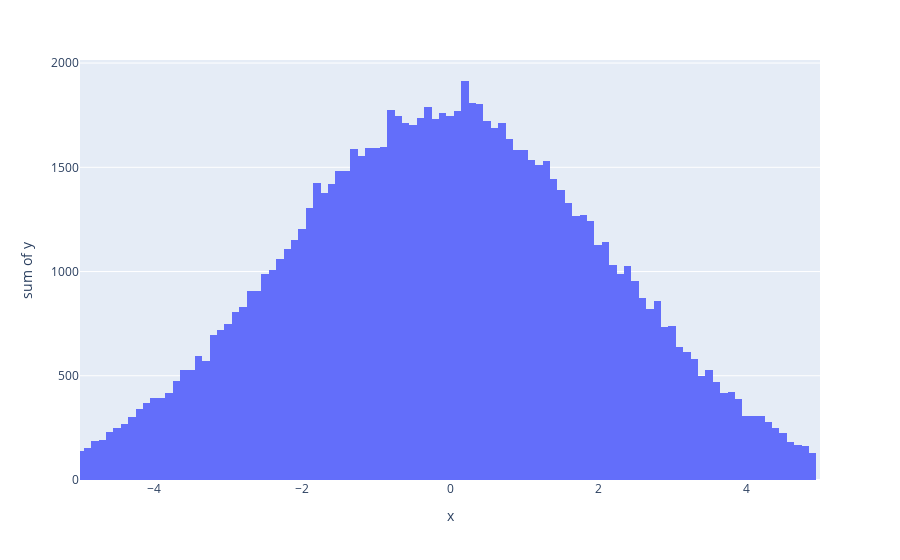

Notebook code for this chart:
### Code cell
PlotHistogram(er.histograms[7])

### Figure 1 — Plotly figure (JSON) as saved in the notebook; plotly's stock layout.template omitted (floating-point values rounded to 4 significant figures)
{"data": [{"alignmentgroup": "True", "bingroup": "x", "histfunc": "sum", "hovertemplate": "x=%{x}<br>sum of y=%{y}<extra></extra>", "legendgroup": "", "marker": {"color": "#636efa", "pattern": {"shape": ""}}, "name": "", "nbinsx": 100, "offsetgroup": "", "orientation": "v", "showlegend": false, "type": "histogram", "x": [-5, -4.9, -4.8, -4.7, -4.6, -4.5, -4.4, -4.3, -4.2, -4.1, -4, -3.9, -3.8, -3.7, -3.6, -3.5, -3.4, -3.3, -3.2, -3.1, -3, -2.9, -2.8, -2.7, -2.6, -2.5, -2.4, -2.3, -2.2, -2.1, -2, -1.9, -1.8, -1.7, -1.6, -1.5, -1.4, -1.3, -1.2, -1.1, -1, -0.9, -0.8, -0.7, -0.6, -0.5, -0.4, -0.3, -0.2, -0.1, 0, 0.1, 0.2, 0.3, 0.4, 0.5, 0.6, 0.7, 0.8, 0.9, 1, 1.1, 1.2, 1.3, 1.4, 1.5, 1.6, 1.7, 1.8, 1.9, 2, 2.1, 2.2, 2.3, 2.4, 2.5, 2.6, 2.7, 2.8, 2.9, 3, 3.1, 3.2, 3.3, 3.4, 3.5, 3.6, 3.7, 3.8, 3.9, 4, 4.1, 4.2, 4.3, 4.4, 4.5, 4.6, 4.7, 4.8, 4.9], "xaxis": "x", "y": [137, 155, 185, 192, 228, 251, 268, 302, 343, 367, 392, 392, 418, 477, 530, 528, 593, 573, 696, 720, 750, 807, 828, 906, 909, 990, 1007, 1058, 1106, 1152, 1206, 1305, 1426, 1379, 1421, 1480, 1483, 1590, 1553, 1592, 1594, 1598, 1776, 1748, 1713, 1701, 1737, 1787, 1730, 1762, 1746, 1769, 1914, 1810, 1805, 1724, 1689, 1711, 1635, 1582, 1584, 1537, 1512, 1530, 1442, 1390, 1327, 1268, 1272, 1242, 1128, 1140, 1032, 989, 1028, 957, 875, 820, 861, 732, 740, 640, 613, 579, 498, 526, 470, 417, 424, 387, 305, 308, 307, 278, 250, 225, 184, 169, 162, 129], "yaxis": "y"}], "layout": {"barmode": "relative", "legend": {"tracegroupgap": 0}, "margin": {"t": 60}, "xaxis": {"anchor": "y", "domain": [0, 1], "range": [-5, 5], "title": {"text": "x"}}, "yaxis": {"anchor": "x", "domain": [0, 1], "title": {"text": "sum of y"}}}}
